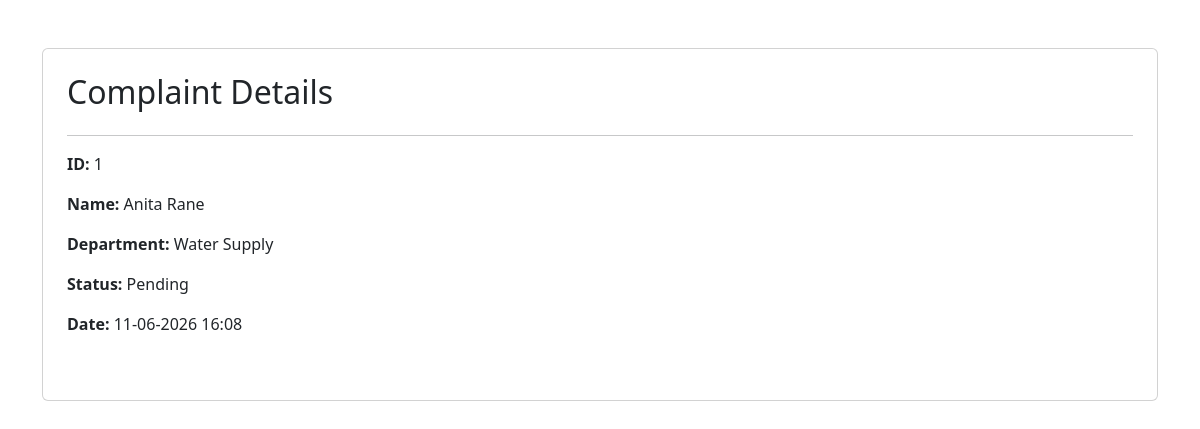
The page /track_result?id=1 on the database its author committed.
### tables this page shows
CREATE TABLE complaints(
        id INTEGER PRIMARY KEY AUTOINCREMENT,
        user_id INTEGER,
        name TEXT,
        email TEXT,
        mobile TEXT,
        department TEXT,
        ward TEXT,
        priority TEXT,
        complaint TEXT,
        status TEXT DEFAULT 'Pending',
        created_at TEXT
    );

### app.py (the view)
@app.route("/track_result")
def track_result():
    complaint_id = request.args.get("id")
    conn = sqlite3.connect("database.db")
    conn.row_factory = sqlite3.Row
    cursor = conn.cursor()
    cursor.execute(
        "SELECT * FROM complaints WHERE id=?",
        (complaint_id,)
    )
    complaint = cursor.fetchone()
    conn.close()
    return render_template(
        "track_result.html",
        complaint=complaint
    )

### templates/track_result.html (shortened to what this page needs)
<!DOCTYPE html>
<html>
<head>
<link href="https://cdn.jsdelivr.net/npm/bootstrap@5.3.3/dist/css/bootstrap.min.css" rel="stylesheet">
</head>
<body>
<div class="container mt-5">
<div class="card p-4">
<h2>Complaint Details</h2>
<hr>
<p><b>ID:</b> {{ complaint["id"] }}</p>
<p><b>Name:</b> {{ complaint["name"] }}</p>
<p><b>Department:</b> {{ complaint["department"] }}</p>
<p><b>Status:</b> {{ complaint["status"] }}</p>
<p><b>Date:</b> {{ complaint["created_at"] }}</p>
<br>
</div>
</div>
</body>
</html>

### rows shown on the page
complaints: id "1", name "Anita Rane", department "Water Supply", status "Pending", created_at "11-06-2026 16:08"
